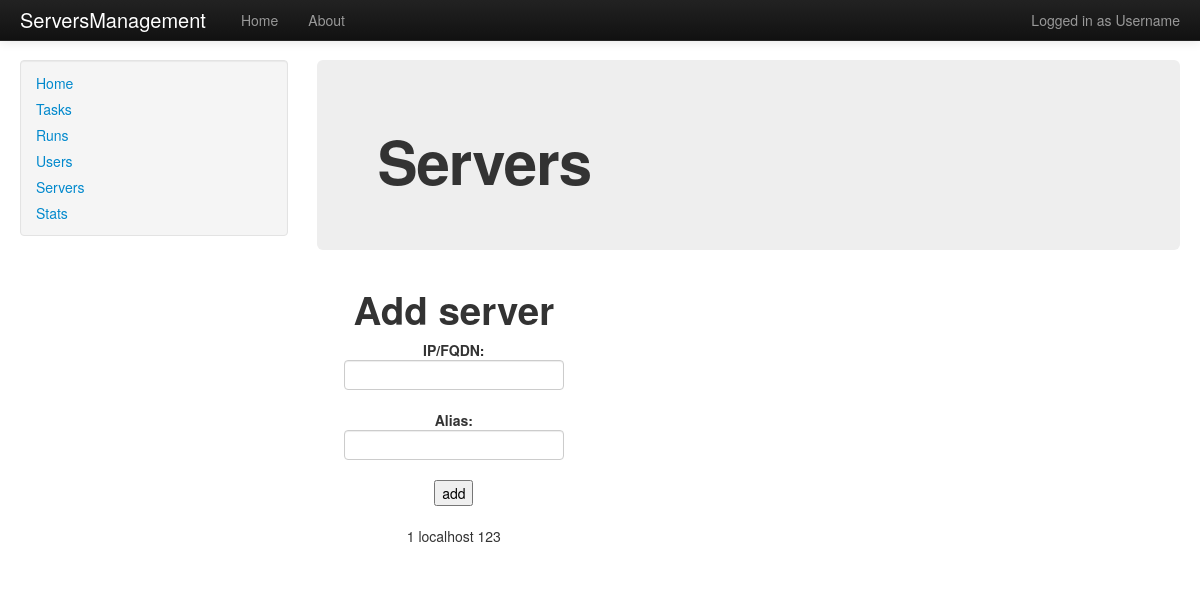
The page /servers on the database its author committed.
### app/models.py (models this page shows)
class Server(db.Model):
    id = db.Column(db.Integer, primary_key = True)
    ip = db.Column(db.String(15), index = True, unique = True)
    alias = db.Column(db.String(120), index = True, unique = False)
    state = db.Column(db.SmallInteger, default=config.server_state['on'])
    attributes = db.Column(db.PickleType)
    runs = db.relationship('Run', backref = 'server', lazy = 'dynamic')

### app/views.py (the view)
@app.route('/servers', methods=['GET', 'POST'], strict_slashes=False)
def servers():
    form = forms.ServerForm()
    if form.validate_on_submit():
        server = models.Server(ip=form.ip.data, alias=form.alias.data)
        db.session.add(server)
        db.session.commit()
        return redirect('/servers')
    server_list = models.Server.query.all()
    return render_template('servers.html', server_list=server_list, form=form)

### app/forms.py
class ServerForm(Form):
    ip = TextField('ip', validators = [Required()])
    alias = TextField('alias', validators = [Required()])
    is_enabled = BooleanField('is_enabled', default = True)

### app/templates/servers.html (shortened to what this page needs)
{% extends "base.html" %}
{% block title %}Servers{% endblock %}
{% block body %}
<div align="center">
	<h1>Add server</h1>
	<form action="/servers" method="post">
		<p>
			<b>IP/FQDN:</b><br>
			{{ form.ip(size=15) }}<br>
		</p>
		<p>
			<b>Alias:</b><br>
			{{ form.alias(size=120) }}<br>
		</p>
		    <p><input type="submit" value="add"></p>
	</form>
</div>
<div align="center">
	{% for server in server_list %}
		<p>{{ server.id }} {{ server.ip }} {{ server.alias }}<br>
		</p>
	{% endfor %}
</div>
<br>
{% endblock %}

### app/templates/base.html (style rules this page uses)
body { padding-top: 60px; padding-bottom: 40px; }

### rows shown on the page
Server: id "1", ip "localhost", alias "123"
